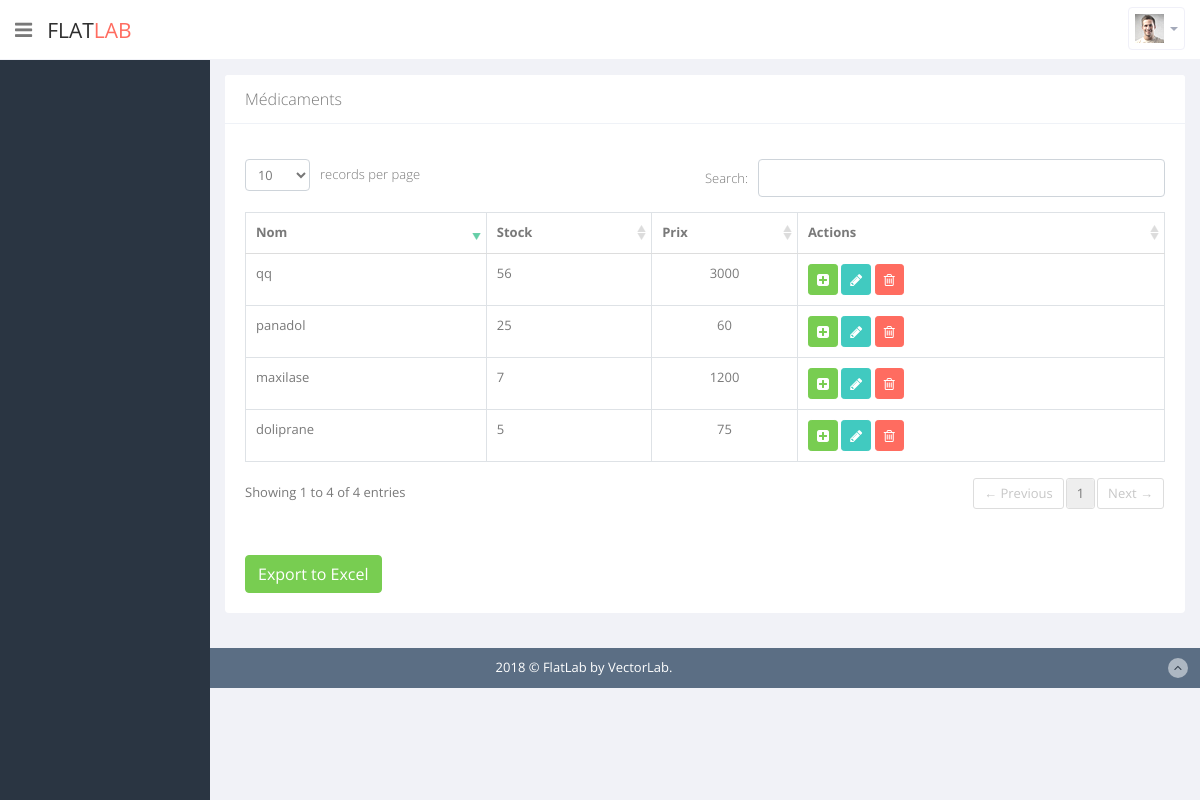
/tablepharma.php, run on the app's committed database.
### tables this page shows
CREATE TABLE `medicament` (
  `id_med` int(11) NOT NULL,
  `nom` varchar(45) NOT NULL,
  `stock` int(11) NOT NULL,
  `prix` int(11) DEFAULT NULL
);

### tablepharma.php (the view, shortened to what this page needs)
<?php include "header.php" ?>
<?php require('connexion.php');
  $medicaments=$pdo->query("SELECT * FROM medicament");
?>
      <section id="main-content">
          <section class="wrapper">
              <div class="row">
                  <div class="col-lg-12">
                      <section class="card">
                          <header class="card-header">
                              Médicaments
                          </header>
                          <div class="card-body">
              <div class="adv-table">
              <table  class="display table table-bordered table-striped" id="dynamic-table">
              <thead>
              <tr>
                  <th>Nom</th>
                  <th>Stock</th>
                  <th class="hidden-phone">Prix</th>
                  <th class="hidden-phone">Actions</th>
              </tr>
              </thead>
              <tbody>
                <?php foreach ($medicaments as $medicament): ?>
                                  <tr class="gradeX" id="<?= $medicament['id_med'] ?>">
                                      <td><?= $medicament['nom'] ?></td>
                                      <td><?= $medicament['stock'] ?></td>
                                      <td class="center hidden-phone"><?= $medicament['prix'] ?></td>
                                      <td>
                                      <button class="btn btn-success btn-sm"><a href="ajoutmedph.php" style="color: #fff"><i class="fa fa-plus-square"></i></a></button>
                                      <button class="btn btn-primary btn-sm"><a href="modifiermedph.php?id_med=<?= $medicament['id_med'] ?>" style="color: #fff"><i class="fa fa-pencil"></i></a></button>
                                      <button class="btn btn-danger btn-sm"><a href="deletemedph.php?id_med=<?= $medicament['id_med'] ?>" style="color: #fff"><i class="fa fa-trash-o "></i></a></button>
                                  </td>
                                  </tr>
                  <?php endforeach; ?>
              </tbody>
              </table>
              <form name="export" action="excel.php" method="post">
                <input type="submit" name="export" class="btn btn-success" value="Export to Excel">
              </form>
              </div>
              </div>
                      </section>
                  </div>
              </div>
          </section>
      </section>
<?php include "footer.php" ?>

### assets/advanced-datatable/media/css/demo_table.css (style rules this page uses)
table.display { margin: 0 auto; clear: both; width: 100%; }
table.display thead th { padding: 3px 18px 3px 10px; border-bottom: 1px solid black; font-weight: bold; cursor: pointer; * cursor: hand; }
table.display td { padding: 3px 10px; }
table.display td.center { text-align: center; }
.sorting_desc { background: url('../images/sort_desc.png') no-repeat center right; }
.sorting { background: url('../images/sort_both.png') no-repeat center right; }
table.display tr.odd.gradeX { background-color: #ffdddd; }
table.display tr.even.gradeX { background-color: #ffeeee; }
tr.odd { background-color: #E2E4FF; }
tr.even { background-color: white; }
tr.odd td.sorting_1 { background-color: #D3D6FF; }
tr.even td.sorting_1 { background-color: #EAEBFF; }
tr.odd.gradeX td.sorting_1 { background-color: #ffc4c4; }
tr.even.gradeX td.sorting_1 { background-color: #ffd5d5; }
table.display tr.gradeX { background-color: #ffdddd; }

### data on the page
medicament: nom "maxilase", stock "7", prix "1200"
medicament: nom "doliprane", stock "5", prix "75"
medicament: nom "panadol", stock "25", prix "60"
medicament: nom "qq", stock "56", prix "3000"
